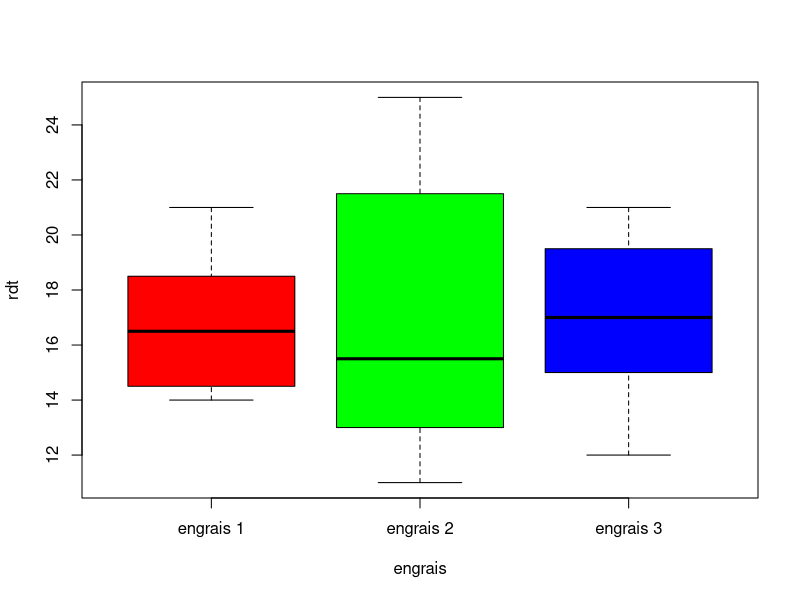
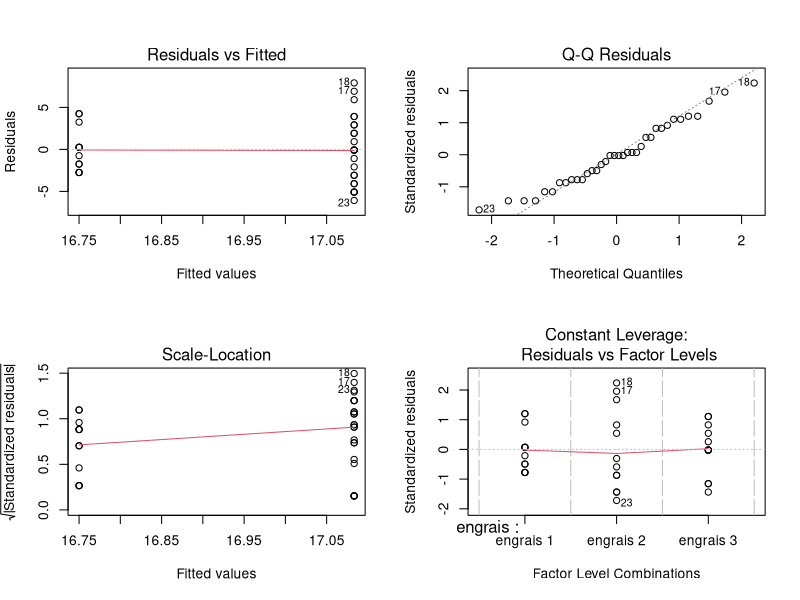
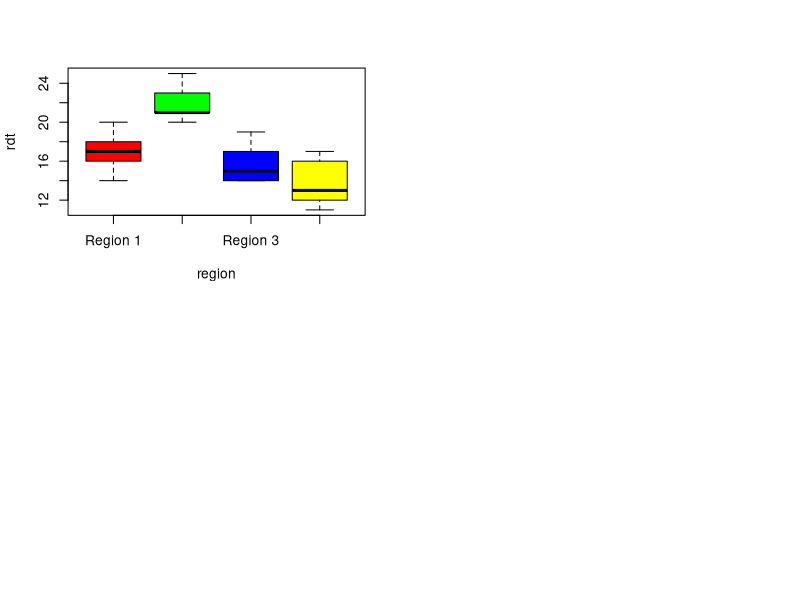
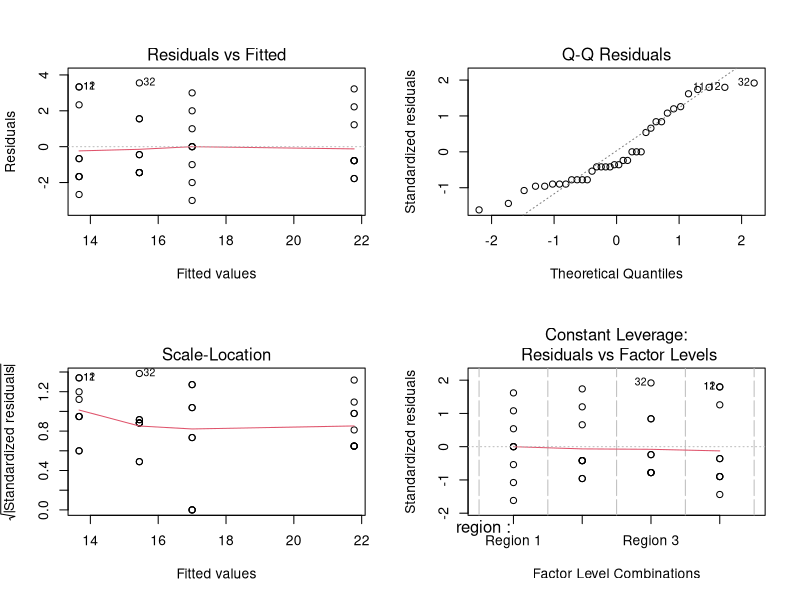

The R script that drew these images, in order:
## ---- chunk 1
rdt <- c(15,14,17,21,20,21,14,15,14,16,17,17,16,19,20,23,24,25,15,14,14,12,11,12,18,17,17,20,21,21,17,19,17,12,13,13)


region <- as.factor(rep(rep(1:4,each=3),3))

levels(region) <- paste("Region", 1:4)

engrais <- as.factor(rep(1:3,each=12))
levels(engrais) <- paste("engrais",1:3)

epeautre <- data.frame(rdt=rdt , region=region, engrais =engrais)

## ---- chunk 2
plot(rdt~engrais, col = c("red", "green", "blue"))
tapply(rdt,engrais,summary)

## ---- chunk 3
mon.aov.rdt_eng <- aov(rdt~engrais)
summary(mon.aov.rdt_eng)
## ---- chunk 4
mon.aov.rdt_eng$coefficients
## ---- chunk 5
modele <- lm(rdt~engrais)
anova(modele)
## ---- chunk 6
s <- summary(modele)
s
## ---- chunk 7
summary(lm(rdt~C(engrais, base=2)))
## ---- chunk 8
par(mfrow=c(2,2))
plot(modele)
shapiro.test(s$residuals)
## ---- chunk 9
bartlett.test(rdt~engrais)

## ---- chunk 10
plot(rdt~region, col = c("red", "green", "blue", "yellow"))
tapply(rdt,region,summary)

## ---- chunk 11
mon.aov.rdt_reg <- aov(rdt~region)
summary(mon.aov.rdt_reg)
## ---- chunk 12
mon.aov.rdt_reg$coefficients
## ---- chunk 13
modele <- lm(rdt~region)
anova(modele)
## ---- chunk 14
s <- summary(modele)
s
## ---- chunk 15
summary(lm(rdt~C(region, base=2)))
## ---- chunk 16
par(mfrow=c(2,2))
plot(modele)
shapiro.test(s$residuals)
## ---- chunk 17
bartlett.test(rdt~region)

## ---- chunk 18
pairwise.t.test(rdt,region,p.adjust="bonf")

## ---- chunk 19
kruskal.test(rdt~region)
